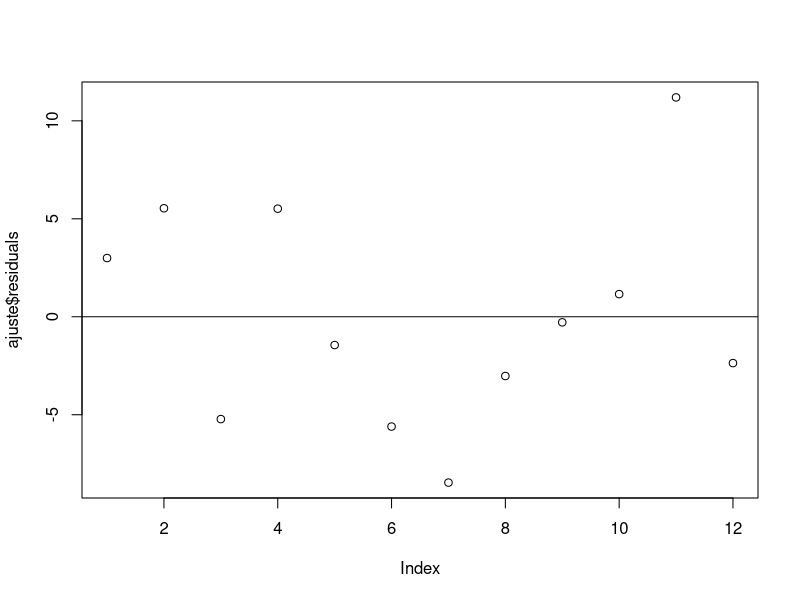
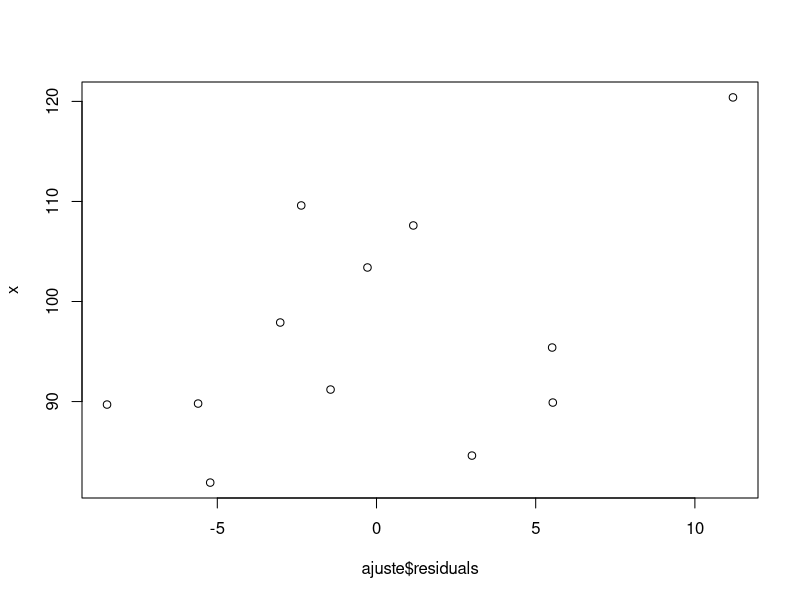
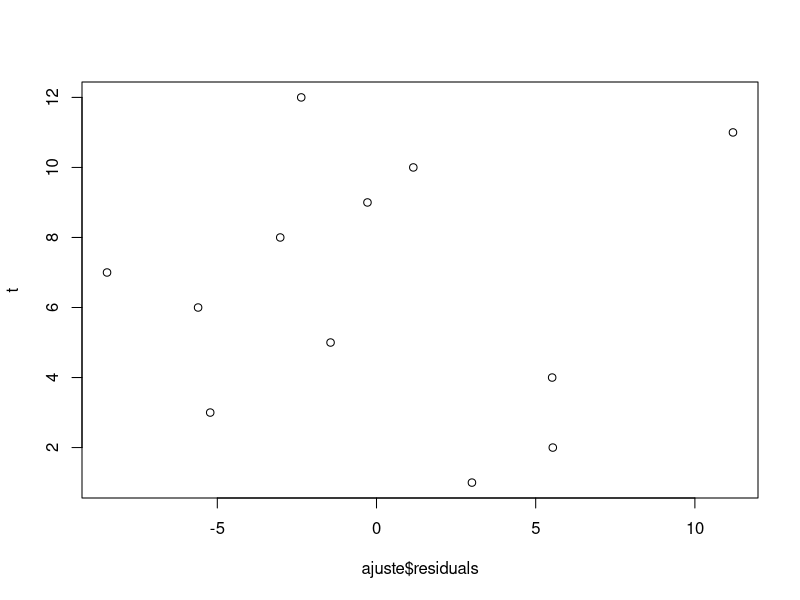
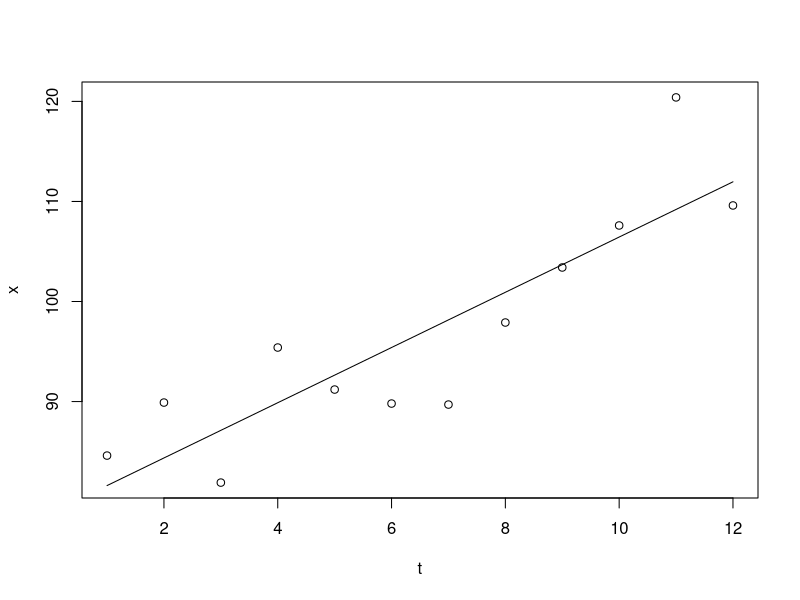
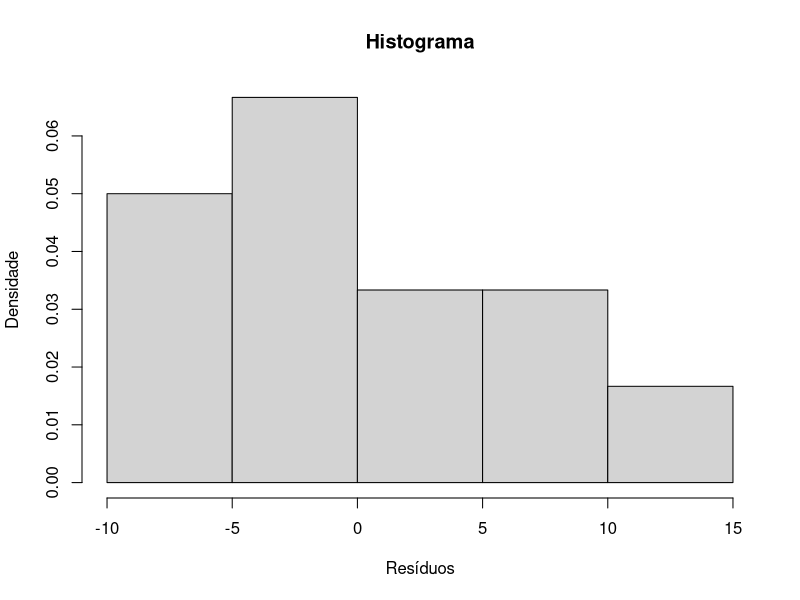
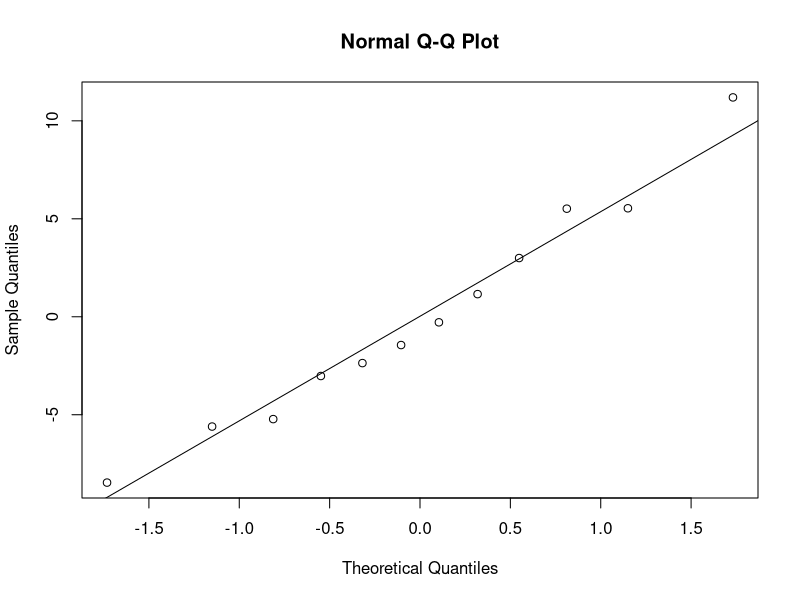
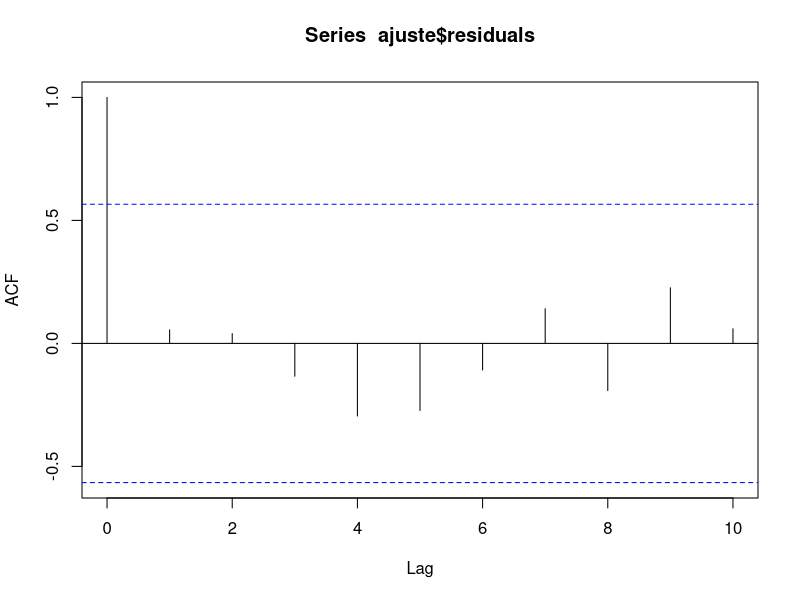
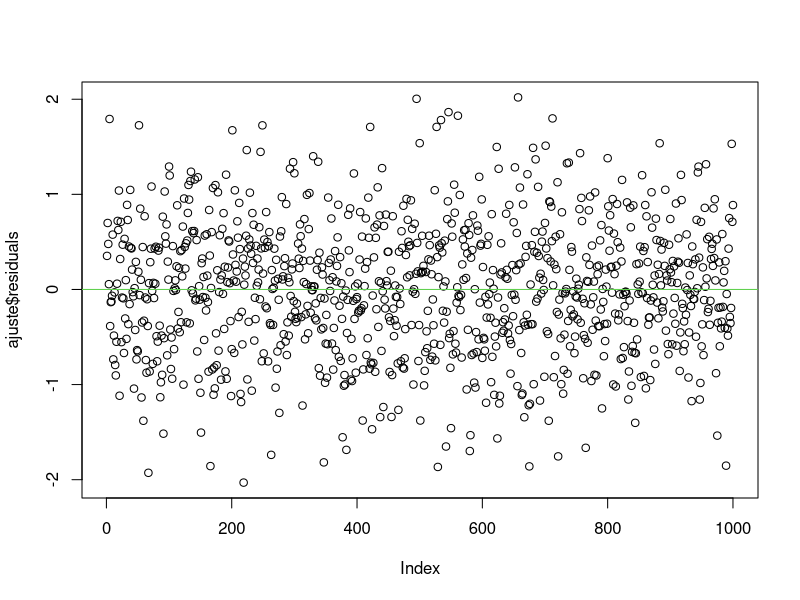

Recreate these plots in R, in order.
x = c(84.6,89.9,81.9,95.4,91.2,89.8,89.7,97.9,103.4,107.6,120.4,109.6)
n=length(x)

t=1:n

(betachapeu = (sum(t*x) - n*mean(x)*mean(t))/ (sum(t^2)-n*mean(t)^2))
(muchapeu = mean(x) - betachapeu*mean(t))

(ajuste=lm(x~t))
names(ajuste)

#Coeficientes
ajuste$coefficients[1]
ajuste$coefficients[2]
#Ou 
ajuste$coefficients[1:2]

#X ajustado
ajuste$fitted.values
muchapeu+betachapeu*t

#Resíduos

ajuste$residuals
x-muchapeu-betachapeu*t

#Avaliando resíduos

plot(ajuste$residuals)
abline(h=0)

plot(ajuste$residuals,x)

plot(ajuste$residuals,t)

plot(t,x)
lines(t,ajuste$fitted.values)

hist(ajuste$residuals,prob=T,ylab="Densidade",xlab="Resíduos",main="Histograma")

qqnorm(ajuste$residuals)
qqline(ajuste$residuals)

acf(ajuste$residuals)

#Testes de normalidade
shapiro.test(ajuste$residuals)
ks.test(ajuste$residuals,"pnorm",mean(ajuste$residuals),sd(ajuste$residuals))
#Não rejeito a hipótese de normalidade para e_t

summary(ajuste)
# Em Pr(>|t|) temos o p-valor relacionado ao teste que verifica se o parâmetro
# difere significativamente de 0. Rejeitar a hipótese nula (par = 0) é o que
# desejamos.

######## Gerando novos dados ##########

mu=100
beta=2
t=1:1000

x=mu+beta*t+rnorm(1000,0,sqrt(0.5))

ajuste=lm(x~t)

muchapeu=ajuste$coefficients[1]
betachapeu=ajuste$coefficients[2]


#X ajustado

ajuste$fitted.values
muchapeu+betachapeu*t

#Resíduos

ajuste$residuals
x-muchapeu-betachapeu*t

plot(ajuste$residuals)
abline(h=0,col=3)

plot(x,ajuste$residuals)
plot(t,ajuste$residuals)

plot(t,x)
lines(t,ajuste$fitted.values,col=3)

hist(ajuste$residuals,prob=T,xlab="Resíduos",ylab="Densidade",main="Histograma dos resíduos")
curve(dnorm(x,mean(ajuste$residuals),sd(ajuste$residuals)),add=T)

qqnorm(ajuste$residuals)
qqline(ajuste$residuals,col=3)

acf(ajuste$residuals)

#testando normalidade
shapiro.test(ajuste$residuals)
ks.test(ajuste$residuals,"pnorm",mean(ajuste$residuals),sd(ajuste$residuals))

summary(ajuste)


#######Gerando novo conjunto de dados ###########

mu=100
beta=2
n=1000

t=1:n
x=mu+beta*exp(t/1000)+runif(n,-2,2)

ajuste=lm(x~t)

summary(ajuste)

muchapeu=ajuste$coefficients[1]
betachapeu=ajuste$coefficients[2]

#X ajustado

ajuste$fitted.values
muchapeu+betachapeu*t


#Resíduos
ajuste$residuals
x-muchapeu-betachapeu*t

plot(ajuste$residuals)
abline(h=0,col=3)

plot(t,x)
lines(t,ajuste$fitted.values,col=3)

plot(x,ajuste$residuals)
plot(t,ajuste$residuals)

hist(ajuste$residuals,prob=T)
curve(dnorm(x,mean(ajuste$residuals),sd(ajuste$residuals)),add=T)
curve(dunif(x,min(ajuste$residuals),max(ajuste$residuals)),add=T)

shapiro.test(ajuste$residuals)
ks.test(ajuste$residuals,"pnorm",mean(ajuste$residuals),sd(ajuste$residuals))

qqnorm(ajuste$residuals)
qqline(ajuste$residuals,col=3)

acf(ajuste$residuals)

#######Gerando novo conjunto de dados ###########

mu=100
beta=2
n=1000

t=1:n
x=e=NULL

e[1]=runif(1,-0.5,0.5)
x[1]=mu+beta*exp(t[1]/1000)+e[1]
for(i in 2:n){
  e[i]=e[i-1]+runif(1,-2,2)
  x[i]=mu+beta*exp(t[i]/1000)+e[i]
}


ajuste=lm(x~t)

summary(ajuste)

muchapeu=ajuste$coefficients[1]
betachapeu=ajuste$coefficients[2]

#X ajustado

ajuste$fitted.values
muchapeu+betachapeu*t


#Resíduos
ajuste$residuals
x-muchapeu-betachapeu*t

plot(ajuste$residuals)
abline(h=0,col=3)

plot(t,x)
lines(t,ajuste$fitted.values,col=3)

plot(x,ajuste$residuals)
plot(t,ajuste$residuals)

hist(ajuste$residuals,prob=T)
curve(dnorm(x,mean(ajuste$residuals),sd(ajuste$residuals)),add=T)

shapiro.test(ajuste$residuals)
ks.test(ajuste$residuals,"pnorm",mean(ajuste$residuals),sd(ajuste$residuals))

qqnorm(ajuste$residuals)
qqline(ajuste$residuals,col=3)

acf(ajuste$residuals) #Dependência entre os resíduos

